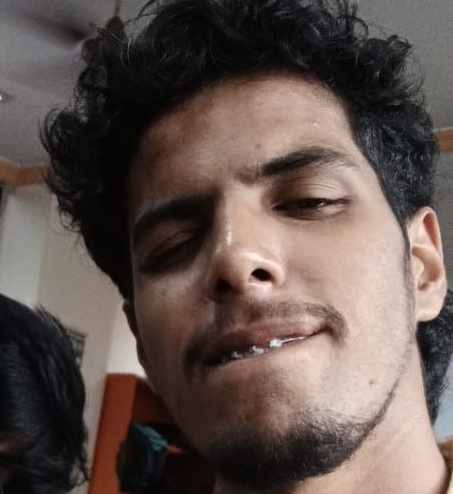
#> input picture backend/debug_crop.jpg, 453 x 494 px
$ python -i frequency_expert.py   (imports and definitions only)
#> lines starting #> are read from the running program, lines starting #| are printed output that depends on the picture
"""
Frequency Expert — FFT + DCT analysis for detecting AI generation artifacts.

AI-generated images have characteristic high-frequency artifacts from the
upsampling (transposed convolution) grid pattern used during GAN generation.
"""
import logging
from typing import Optional

import cv2
import numpy as np
from PIL import Image

logger = logging.getLogger(__name__)


def analyze_frequency(image: Image.Image) -> dict:
    """
    Analyze frequency domain characteristics of an image.
    Returns dict with score (0-1, higher = more fake), verdict, details.
    """
    try:
        img_gray = np.array(image.convert("L"), dtype=np.float32)

        fft_score = _fft_artifact_score(img_gray)
        dct_score = _dct_block_artifact_score(img_gray)
        ela_score = _ela_score(image)

        # Weighted combination
        final_score = 0.45 * fft_score + 0.35 * dct_score + 0.20 * ela_score

        # Clamp
        final_score = float(np.clip(final_score, 0.0, 1.0))

        return {
            "score": round(final_score, 4),
            "verdict": "FAKE" if final_score > 0.50 else "REAL",
            "details": {
                "fft_score": round(fft_score, 4),
                "dct_score": round(dct_score, 4),
                "ela_score": round(ela_score, 4),
            },
        }
    except Exception as e:
        logger.error(f"Frequency analysis error: {e}")
        return {"score": 0.5, "verdict": "UNKNOWN", "details": {"error": str(e)}}


def _fft_artifact_score(gray: np.ndarray) -> float:
    """
    Detect periodic grid artifacts in the frequency domain.
    Standardized to 512x512 so high-resolution phone cameras do not trigger false peaks.
    """
    if gray.shape[0] != 512 or gray.shape[1] != 512:
        gray_std = cv2.resize(gray, (512, 512), interpolation=cv2.INTER_AREA)
    else:
        gray_std = gray

    f = np.fft.fft2(gray_std)
    fshift = np.fft.fftshift(f)
    magnitude = np.log(np.abs(fshift) + 1e-8)

    cy, cx = 256, 256

    # Center region (low frequency) — exclude it
    center_mask = np.zeros_like(magnitude, dtype=bool)
    center_mask[cy - 20:cy + 20, cx - 20:cx + 20] = True

    high_freq = magnitude[~center_mask]
    mean_hf = high_freq.mean()
    std_hf = high_freq.std()

    # Count peaks significantly above mean (GAN grid = periodic spikes)
    threshold = mean_hf + 3.5 * std_hf
    n_peaks = int((high_freq > threshold).sum())

    # Standardized: natural camera images ~20-80 peaks; GAN grid images: 200+ peaks
    score = min(1.0, n_peaks / 250.0)
    return float(score)


def _dct_block_artifact_score(gray: np.ndarray) -> float:
    """
    Detect block artifacts from JPEG compression mismatch or DCT patterns.
    Re-saved AI faces often show DCT inconsistencies at 8x8 block boundaries.
    """
    from scipy.fft import dct

    h, w = gray.shape
    h8 = (h // 8) * 8
    w8 = (w // 8) * 8
    gray_cropped = gray[:h8, :w8]

    # Compute horizontal and vertical block boundary differences
    if h8 < 16 or w8 < 16:
        return 0.5

    h_diffs = []
    for y in range(8, h8, 8):
        row_diff = np.abs(gray_cropped[y, :] - gray_cropped[y - 1, :]).mean()
        h_diffs.append(row_diff)

    v_diffs = []
    for x in range(8, w8, 8):
        col_diff = np.abs(gray_cropped[:, x] - gray_cropped[:, x - 1]).mean()
        v_diffs.append(col_diff)

    if not h_diffs or not v_diffs:
        return 0.5

    mean_boundary = (np.mean(h_diffs) + np.mean(v_diffs)) / 2

    # Compare to interior pixel differences
    interior_diff = np.abs(np.diff(gray_cropped, axis=0)).mean()

    if interior_diff < 1e-6:
        return 0.5

    ratio = mean_boundary / (interior_diff + 1e-6)

    # Ratio close to 1 → natural. Ratio significantly > 1 → block artifacts.
    # Clamp to [0,1]
    score = float(np.clip((ratio - 1.0) / 3.0, 0.0, 1.0))
    return score


def _ela_score(image: Image.Image) -> float:
    """
    Error Level Analysis (ELA) — detects regions at different compression levels.
    AI-generated or spliced faces often show ELA anomalies.
    """
    import io

    try:
        # Re-save at quality 85
        buffer = io.BytesIO()
        image.convert("RGB").save(buffer, format="JPEG", quality=85)
        buffer.seek(0)
        resaved = Image.open(buffer).convert("RGB")

        orig_array = np.array(image.convert("RGB"), dtype=np.float32)
        resaved_array = np.array(resaved, dtype=np.float32)

        ela = np.abs(orig_array - resaved_array)
        ela_mean = ela.mean()
        ela_std = ela.std()
        ela_max = ela.max()

        # ELA characteristics:
        # Authentic uniform-compression: low, even ELA
        # Spliced/AI regions: high ELA in specific areas
        # Score based on spatial variance of ELA (high variance → suspicious)

        if ela_max < 1e-6:
            return 0.4  # Pristine PNG — lean slightly real

        # Coefficient of variation
        cv = ela_std / (ela_mean + 1e-6)
        score = float(np.clip(cv / 5.0, 0.0, 1.0))
        return score
    except Exception:
        return 0.5

>>> from PIL import Image
>>> picture = Image.open('../debug_crop.jpg')
#> picture is the input picture: PIL image 453x494 RGB; mean R, G, B 96.9, 83.3, 78.3
>>> result = analyze_frequency(picture)
#> in analyze_frequency, `img_gray = np.array(image.convert("L"), dtype=np.float32)`:
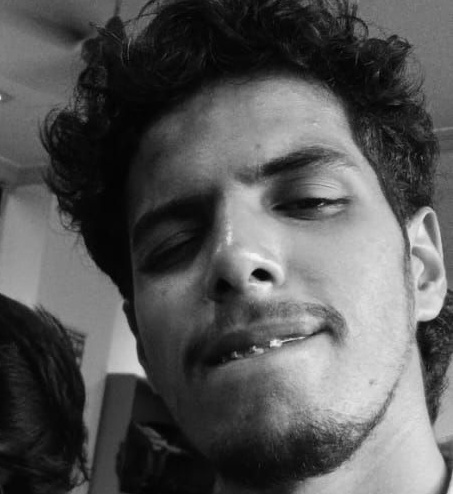
#> img_gray: shape (494, 453) float32; min 0, max 246, mean 86.8
#> in _fft_artifact_score, `gray_std = cv2.resize(gray, (512, 512), interpolation=cv2.INTER_AREA)`:
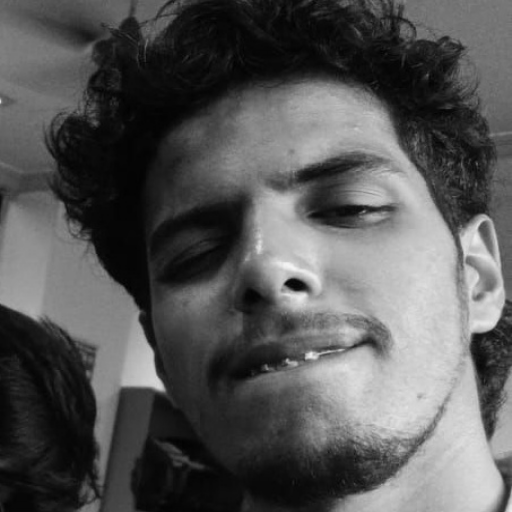
#> gray_std: shape (512, 512) float32; min 1.13, max 244.8, mean 86.8
#> in _fft_artifact_score, `magnitude = np.log(np.abs(fshift) + 1e-8)`:
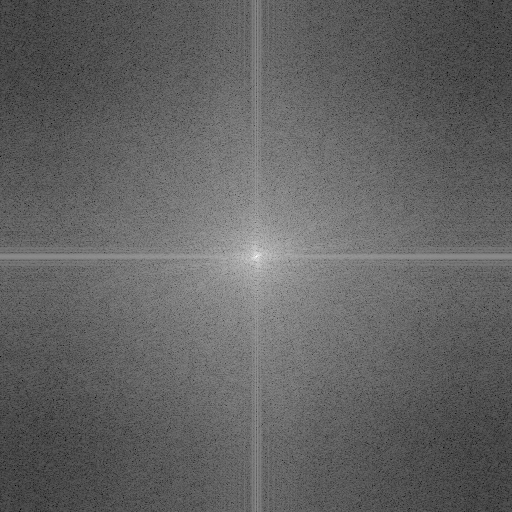
#> magnitude: shape (512, 512) float64; min 0.0629, max 16.94, mean 6.61; drawn with min black and max white
#> in _fft_artifact_score, `mean_hf = high_freq.mean()`: mean_hf = 6.58
#> in _fft_artifact_score, `std_hf = high_freq.std()`: std_hf = 1.43
#> in _fft_artifact_score, `threshold = mean_hf + 3.5 * std_hf`: threshold = 11.61
#> in _fft_artifact_score, `n_peaks = int((high_freq > threshold).sum())`: n_peaks = 31
#> in _fft_artifact_score, `score = min(1.0, n_peaks / 250.0)`: score = 0.124
#> in _dct_block_artifact_score, `gray_cropped = gray[:h8, :w8]`:
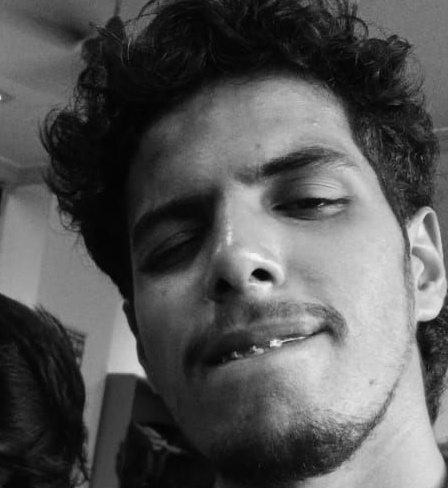
#> gray_cropped: shape (488, 448) float32; min 0, max 246, mean 86.7
#> the loop in _dct_block_artifact_score, `for y in range(8, h8, 8):` made 60 passes
#> row_diff on passes 1 to 12: 3.1, 3.77, 3.31, 2.85, 4.19, 3.26, 2.4, 2.43, 2.46, 4.21, 3.55, 3.7
#> after the loop in _dct_block_artifact_score, `for y in range(8, h8, 8):`: h_diffs = 60 values, max 4.9 at index 22, min 2.1 at index 57, mean 3.36
#> the loop in _dct_block_artifact_score, `for x in range(8, w8, 8):` made 55 passes
#> col_diff on passes 1 to 12: 1.75, 1.73, 1.2, 1.42, 2.65, 3.44, 2.95, 2.65, 3.31, 3.76, 4.86, 3.05
#> after the loop in _dct_block_artifact_score, `for x in range(8, w8, 8):`: v_diffs = 55 values, max 8.09 at index 54, min 1.2 at index 2, mean 3.53
#> in _dct_block_artifact_score, `mean_boundary = (np.mean(h_diffs) + np.mean(v_diffs)) / 2`: mean_boundary = 3.45
#> in _dct_block_artifact_score, `interior_diff = np.abs(np.diff(gray_cropped, axis=0)).mean()`: interior_diff = 3.42
#> in _dct_block_artifact_score, `ratio = mean_boundary / (interior_diff + 1e-6)`: ratio = 1.01
#> in _dct_block_artifact_score, `score = float(np.clip((ratio - 1.0) / 3.0, 0.0, 1.0))`: score = 0.00248
#> in _ela_score, `ela = np.abs(orig_array - resaved_array)`:
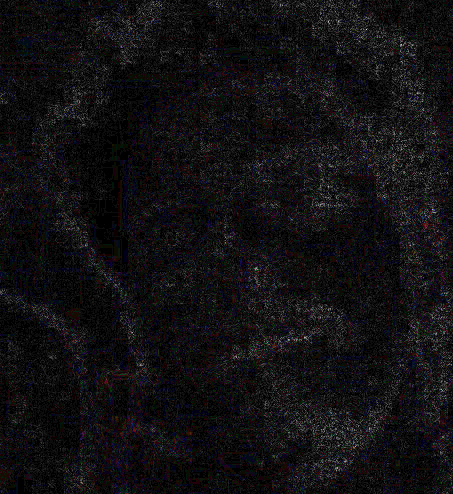
#> ela: shape (494, 453, 3) float32; mean R, G, B 1.5, 1.4, 1.5; drawn with min black and max white
#> in _ela_score, `ela_mean = ela.mean()`: ela_mean = 1.44
#> in _ela_score, `ela_std = ela.std()`: ela_std = 1.43
#> in _ela_score, `ela_max = ela.max()`: ela_max = 21
#> in _ela_score, `cv = ela_std / (ela_mean + 1e-6)`: cv = 0.997
#> in _ela_score, `score = float(np.clip(cv / 5.0, 0.0, 1.0))`: score = 0.199
#> in analyze_frequency, `final_score = 0.45 * fft_score + 0.35 * dct_score + 0.20 * ela_score`: final_score = 0.0966
#> result = 3 items

$ run again, on backend/q2.jpg
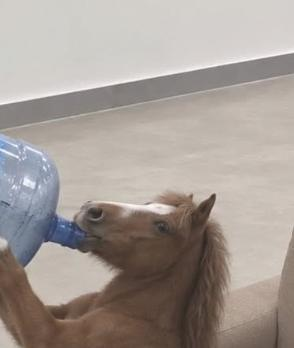
#> input picture backend/q2.jpg, 294 x 348 px
#> picture is the input picture: PIL image 294x348 RGB; mean R, G, B 164.5, 155.4, 149.3
#> in _fft_artifact_score, `magnitude = np.log(np.abs(fshift) + 1e-8)`:
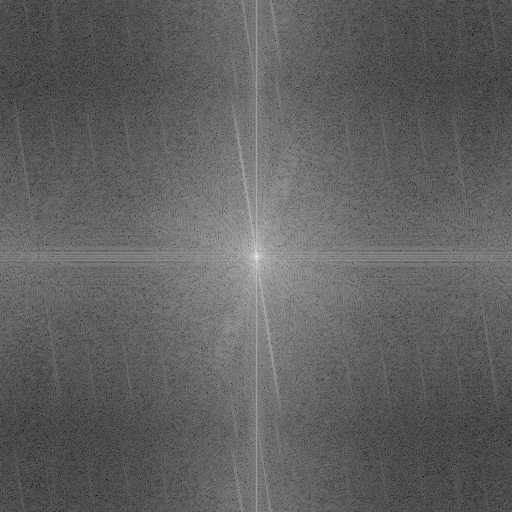
#> magnitude: shape (512, 512) float64; min -1.09, max 17.54, mean 6.02; drawn with min black and max white
#> mean_hf = 5.99
#> std_hf = 1.48
#> threshold = 11.16
#> n_peaks = 204
#> in _fft_artifact_score, `score = min(1.0, n_peaks / 250.0)`: score = 0.816
#> the loop in _dct_block_artifact_score, `for y in range(8, h8, 8):` made 42 passes
#> row_diff on passes 1 to 8: 0.486, 0.375, 0.257, 0.427, 0.688, 0.729, 3.36, 3.58
#> after the loop in _dct_block_artifact_score, `for y in range(8, h8, 8):`: h_diffs = 42 values, max 7.31 at index 25, min 0.257 at index 2, mean 3.3
#> the loop in _dct_block_artifact_score, `for x in range(8, w8, 8):` made 35 passes
#> col_diff on passes 1 to 8: 4.34, 3.85, 4.79, 4.33, 4.08, 3.2, 3.66, 2.39
#> after the loop in _dct_block_artifact_score, `for x in range(8, w8, 8):`: v_diffs = 35 values, max 5.3 at index 26, min 1.57 at index 33, mean 2.85
#> mean_boundary = 3.08
#> interior_diff = 2.69
#> ratio = 1.14
#> in _dct_block_artifact_score, `score = float(np.clip((ratio - 1.0) / 3.0, 0.0, 1.0))`: score = 0.0476
#> in _ela_score, `ela = np.abs(orig_array - resaved_array)`:
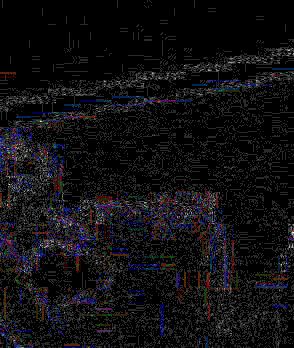
#> ela: shape (348, 294, 3) float32; mean R, G, B 0.385, 0.361, 0.418; drawn with min black and max white
#> ela_mean = 0.388
#> ela_std = 0.646
#> ela_max = 6
#> cv = 1.66
#> in _ela_score, `score = float(np.clip(cv / 5.0, 0.0, 1.0))`: score = 0.333
#> final_score = 0.45
#> result = 3 items
